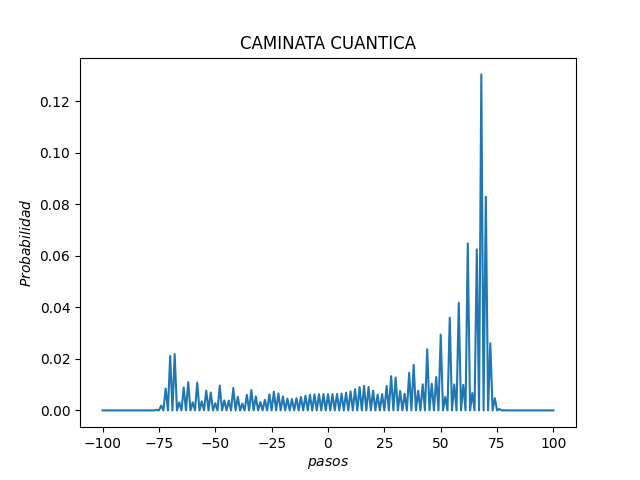

Write Python code to recreate this figure.
import numpy as np
import matplotlib.pyplot as plt
import cmath as cmt
from math import e

haddam1=[2**-.5,2**-.5, 2**-.5, -2**-.5]

def op_moneda(state, parameters):
    #Matriz C
    new_state = []
    a, b, c, d = parameters
    for ket, amp in state:
        n, coin = ket
        if coin == 0:
            new_state.append(((n, 0), a*amp))
            new_state.append(((n, 1), b*amp))
        elif coin == 1:
            new_state.append(((n, 0), c*amp))
            new_state.append(((n, 1), d*amp))
    return new_state

def op_shift(state):
    #El operador S
    new_state = []
    for ket, amp in state:
        n, coin = ket
        if coin == 1:
            new_state.append(((n+1, coin), amp))
        if coin == 0:
            new_state.append(((n-1, coin), amp))
    return new_state

def simplify(state):
    #Combinar
    kets = []
    new_state = []
    for ket, amp in state:
        if ket not in kets:
            new_amp = sum(a for k, a in state if k == ket)
            kets.append(ket)
            new_state.append((ket, new_amp))
    return new_state


def marcha(num_iterations, parameters):
    # caminata cuantica para num_iteration pasos con param de C
    state = [((0, 1), 1)]
    for i in range(num_iterations):
        state = op_moneda(state, parameters)
        state = simplify(state)
        state = op_shift(state)
        state = simplify(state)
    return state

def plot_state(state):
    #plottearvector
    min_val = min(state, key=lambda ka: ka[0][0])[0][0]
    max_val = max(state, key=lambda ka: ka[0][0])[0][0]
    X = np.arange(min_val, max_val+1)
    Y = np.zeros((len(X)))
    for i, x in enumerate(X):
        for ket, amp in state:
            if ket[0] == x:
                Y[i] += abs(amp)**2
    plt.plot(X,Y)
    plt.ylabel("$Probabilidad$")
    plt.xlabel("$pasos$")
    plt.title("CAMINATA CUANTICA")
    plt.show()
def general_haddam(p):
    param = [p**.5,(1-p)**.5,(1-p)**.5, -1*(p)**.5 ]
    return param
def main():
    parameters = haddam1
    state = marcha(100, parameters)
    plot_state(state)

if __name__ == '__main__':
    main()
